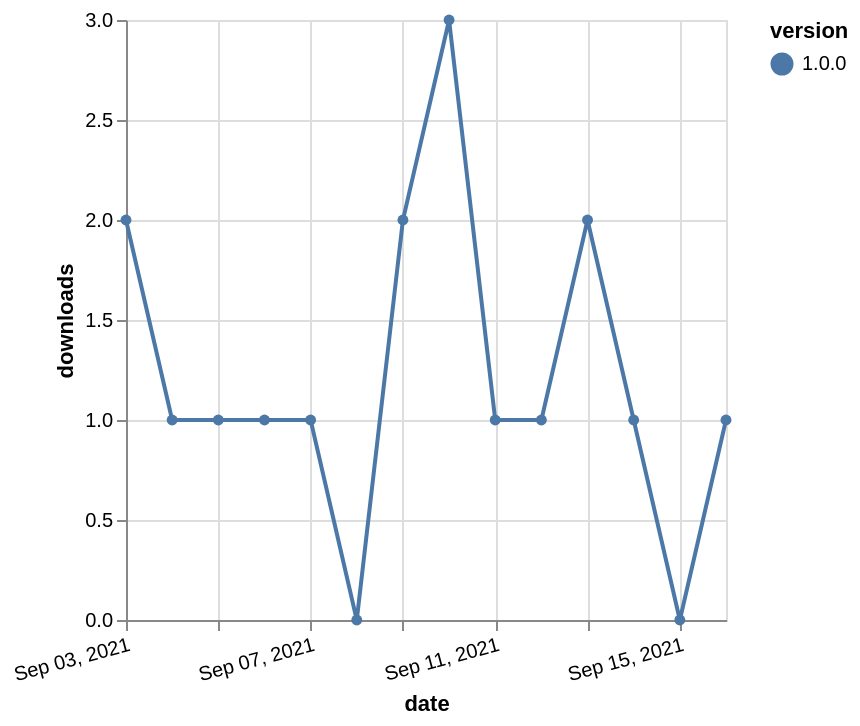

This figure's Vega-Lite source:
### Vega-Lite specification from a JSON file in a GitHub repository (floating-point values rounded to 4 significant figures)
{"$schema": "https://vega.github.io/schema/vega-lite/v5.json", "description": "A simple bar chart with embedded data.", "data": {"values": [{"date": "2021-09-03", "total": 132, "delta": 2, "version": "1.0.0"}, {"date": "2021-09-04", "total": 133, "delta": 1, "version": "1.0.0"}, {"date": "2021-09-05", "total": 134, "delta": 1, "version": "1.0.0"}, {"date": "2021-09-06", "total": 135, "delta": 1, "version": "1.0.0"}, {"date": "2021-09-07", "total": 136, "delta": 1, "version": "1.0.0"}, {"date": "2021-09-08", "total": 136, "delta": 0, "version": "1.0.0"}, {"date": "2021-09-09", "total": 138, "delta": 2, "version": "1.0.0"}, {"date": "2021-09-10", "total": 141, "delta": 3, "version": "1.0.0"}, {"date": "2021-09-11", "total": 142, "delta": 1, "version": "1.0.0"}, {"date": "2021-09-12", "total": 143, "delta": 1, "version": "1.0.0"}, {"date": "2021-09-13", "total": 145, "delta": 2, "version": "1.0.0"}, {"date": "2021-09-14", "total": 146, "delta": 1, "version": "1.0.0"}, {"date": "2021-09-15", "total": 146, "delta": 0, "version": "1.0.0"}, {"date": "2021-09-16", "total": 147, "delta": 1, "version": "1.0.0"}]}, "width": "container", "mark": {"type": "line", "point": {"filled": true}}, "encoding": {"x": {"field": "date", "type": "temporal", "timeUnit": "yearmonthdate", "title": "date", "axis": {"labelAngle": -15}}, "y": {"field": "delta", "type": "quantitative", "title": "downloads"}, "color": {"field": "version", "type": "nominal"}, "tooltip": {"field": "delta"}}}
